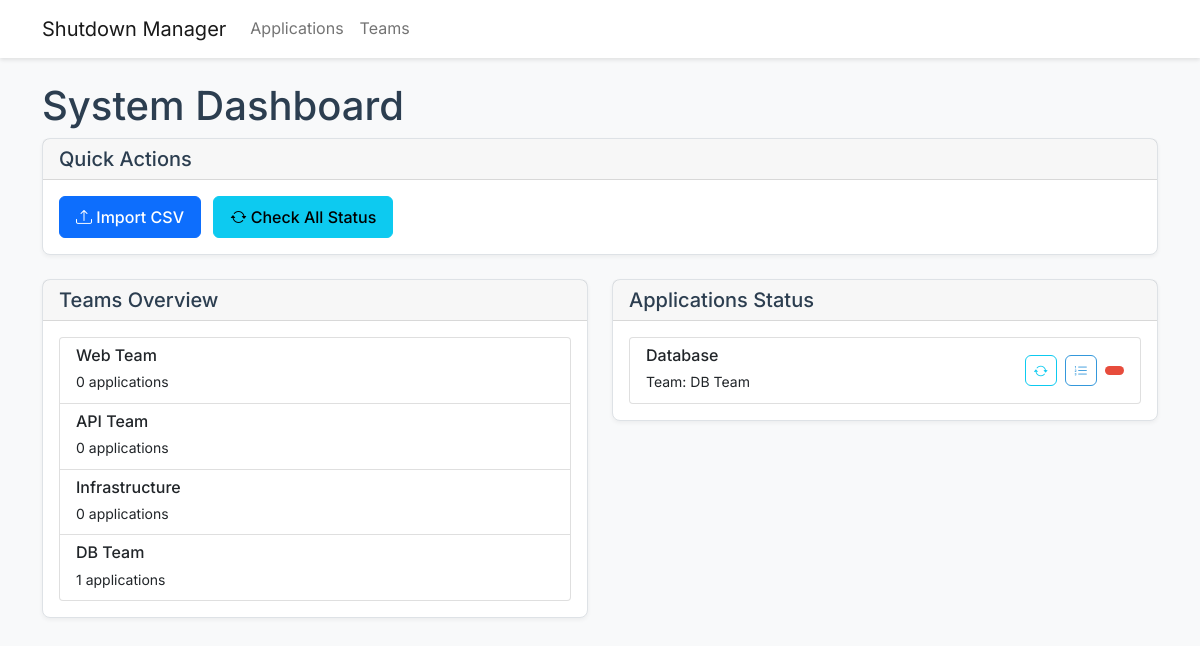
The page / on the database its author committed.
### app/models.py (models this page shows)
class Team(db.Model):
    id = db.Column(db.Integer, primary_key=True)
    name = db.Column(db.String(100), unique=True, nullable=False)
    applications = db.relationship('Application', backref='team', lazy=True)

class Application(db.Model):
    id = db.Column(db.Integer, primary_key=True)
    name = db.Column(db.String(100), unique=True, nullable=False)
    team_id = db.Column(db.Integer, db.ForeignKey('team.id'), nullable=False)
    shutdown_order = db.Column(db.Integer, default=100)
    instances = db.relationship('ApplicationInstance', backref='application', lazy=True, cascade='all, delete-orphan')
    dependencies = db.relationship(
        'ApplicationDependency',
        foreign_keys='ApplicationDependency.application_id',
        backref=db.backref('application', lazy=True),
        lazy=True,
        cascade='all, delete-orphan'
    )

### app/routes.py (the view)
@main.route('/')
def index():
    teams = Team.query.all()
    applications = Application.query.all()
    return render_template('index.html', teams=teams, applications=applications)

### app/templates/index.html (shortened to what this page needs)
{% extends "base.html" %}
{% block content %}
<div class="row">
    <div class="col-12">
        <h1>System Dashboard</h1>
        <div class="card mb-4">
            <div class="card-header">
                <h5 class="card-title mb-0">Quick Actions</h5>
            </div>
            <div class="card-body">
                <button class="btn btn-primary me-2" data-bs-toggle="modal" data-bs-target="#importModal">
                    <i class="bi bi-upload"></i> Import CSV
                </button>
                <button class="btn btn-info me-2" onclick="checkAllStatus()">
                    <i class="bi bi-arrow-repeat"></i> Check All Status
                </button>
            </div>
        </div>
    </div>
</div>
<div class="row">
    <div class="col-md-6">
        <div class="card">
            <div class="card-header">
                <h5 class="card-title mb-0">Teams Overview</h5>
            </div>
            <div class="card-body">
                <div class="list-group">
                    {% for team in teams %}
                    <div class="list-group-item">
                        <h6 class="mb-1">{{ team.name }}</h6>
                        <small>{{ team.applications|length }} applications</small>
                    </div>
                    {% endfor %}
                </div>
            </div>
        </div>
    </div>
    <div class="col-md-6">
        <div class="card">
            <div class="card-header d-flex justify-content-between align-items-center">
                <h5 class="card-title mb-0">Applications Status</h5>
            </div>
            <div class="card-body">
                <div class="list-group" id="applicationsList">
                    {% for app in applications %}
                    <div class="list-group-item" id="app-{{ app.id }}">
                        <div class="d-flex justify-content-between align-items-center">
                            <div>
                                <h6 class="mb-1">{{ app.name }}</h6>
                                <small>Team: {{ app.team.name }}</small>
                            </div>
                            <div class="d-flex align-items-center">
                                <button class="btn btn-sm btn-outline-info me-2" onclick="checkStatus({{ app.id }})">
                                    <i class="bi bi-arrow-repeat"></i>
                                </button>
                                <button class="btn btn-sm btn-outline-primary me-2" onclick="viewShutdownSequence({{ app.id }})">
                                    <i class="bi bi-list-ol"></i>
                                </button>
                                <span class="badge bg-{{ 'success' if app.status == 'running' else 'danger' }}">
                                </span>
                            </div>
                        </div>
                    </div>
                    {% endfor %}
                </div>
            </div>
        </div>
    </div>
</div>
{% endblock %}

### app/templates/base.html (style rules this page uses)
:root { --bg-color: #f8f9fa; --text-color: #2c3e50; --border-color: #dee2e6; --hover-color: #e9ecef; --accent-color: #3498db; --danger-color: #e74c3c; --success-color: #2ecc71; }
body { background-color: var(--bg-color); color: var(--text-color); font-family: 'Inter', -apple-system, system-ui, sans-serif; line-height: 1.6; }
.card { background-color: white; border: 1px solid var(--border-color); border-radius: 8px; box-shadow: 0 2px 4px rgba(0,0,0,0.05); }
.btn { font-weight: 500; border-radius: 6px; padding: 0.5rem 1rem; }
.btn-sm { padding: 0.25rem 0.5rem; }
.btn-outline-primary { color: var(--accent-color); border-color: var(--accent-color); }
.badge { font-weight: 500; padding: 0.4em 0.8em; border-radius: 6px; }
.bg-danger { background-color: var(--danger-color) !important; }

### rows shown on the page
Team: name "Web Team", applications|length "0"
Team: name "API Team", applications|length "0"
Team: name "Infrastructure", applications|length "0"
Team: name "DB Team", applications|length "1"
Application: name "Database", team.name "DB Team"
